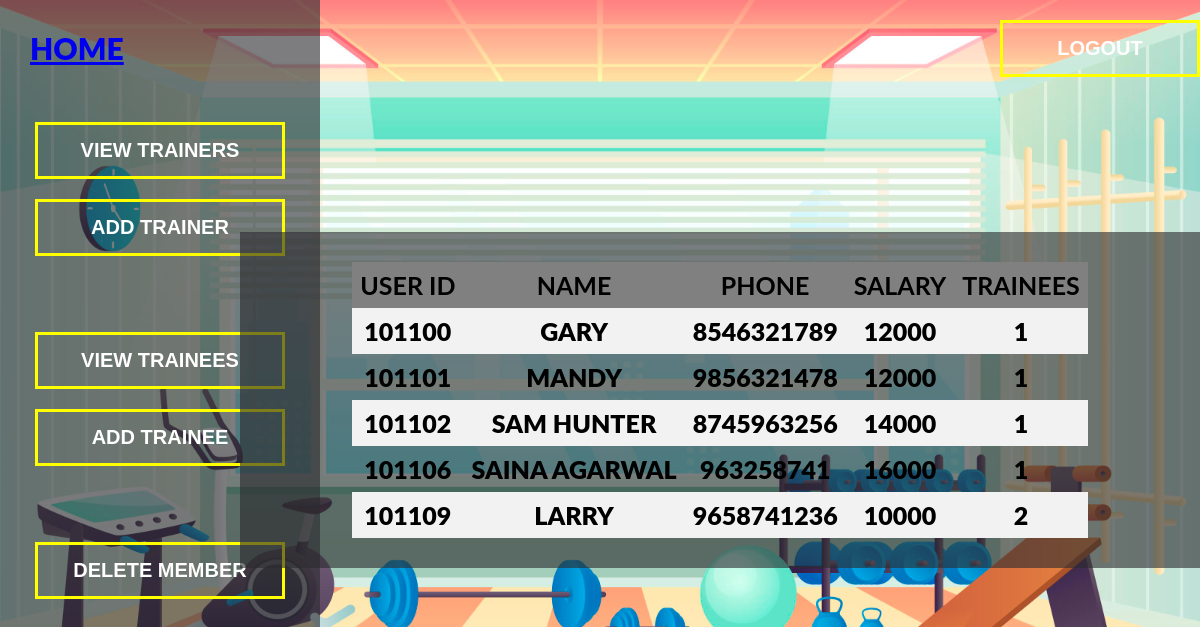
Screenshot of /all_trainer.php with the database file from the repository.
### tables this page shows
CREATE TABLE `trainer` (
  `userid` int(11) NOT NULL,
  `password` varchar(15) NOT NULL,
  `name` varchar(25) NOT NULL,
  `phone` bigint(20) NOT NULL,
  `salary` int(11) NOT NULL
);

### all_trainer.php (the view, shortened to what this page needs)
<?php
    include('admin.php');
    ?>
    <!DOCTYPE html>
    <html lang="en">
        <head>
            <link rel="stylesheet" href="stylesheet/trainer.css">
        </head>
        <body>
            <div class=view>
            <table>
        <tr>
        <th>User ID</th>
        <th>Name</th>
        <th>Phone</th>
        <th>Salary</th>
        <th>Trainees</th>
        </tr>
            <?php
            $sql = " SELECT T.userid , T.name , T.phone , T.salary ,count(M.userid) as trainee FROM trainer T , trainee M where T.userid=M.trained_by group by trained_by;";
            $result = mysqli_query($db,$sql) ;
    while($row= mysqli_fetch_assoc($result)){
        echo "<tr>";
      echo "<td>" . $row['userid'] . "</td>";
      echo "<td>" . $row['name'] . "</td>";
      echo "<td>" . $row['phone'] . "</td>";
      echo "<td>" . $row['salary'] . "</td>";
      echo "<td>" . $row['trainee'] . "</td>";
      echo "</tr>";
      }
    echo "</table>";
     ?>
    </div>
    </body>
    </html>

### stylesheet/admin.css (style rules this page uses)
body { margin: 0; padding: 0; font-family: "Lato", sans-serif; background: url(images/admin.jpg); background-size: cover; font-size: 30px; text-transform: uppercase; }
.view { padding: 30px; position: absolute; top: 50%; left: 60%; transform: translate(-50%,-50%); background: #2c2b2e9c; text-align: center; color: white; display: grid; justify-content: center; }
table { border-collapse: collapse; width: 100%; color: black; font-size: 25px; }
th, td { text-align: center; padding: 8px; }
th { background-color: grey; }
tr:nth-child(even) { background-color: #f2f2f2; }
::placeholder { color: white; opacity: 1; }

### stylesheet/trainer.css (style rules this page uses)
body { margin: 0; padding: 0; font-family: "Lato", sans-serif; background: url(images/trainer.jpg); background-size: cover; font-size: 30px; text-transform: uppercase; font-weight: 900; }
.view { width: 900px; padding: 30px; position: absolute; top: 50%; left: 60%; transform: translate(-50%,-50%); background: #2c2b2e9c; text-align: center; color: white; display: grid; justify-content: center; }
table { border-collapse: collapse; width: 100%; color: black; font-size: 25px; }
th, td { text-align: center; padding: 8px; }
th { background-color: grey; }
tr:nth-child(even) { background-color: #f2f2f2; }
::placeholder { color: white; opacity: 1; }

### rows the page displays
trainer: userid "101100", name "GARY", phone "8546321789", salary "12000", trainee "1"
trainer: userid "101101", name "MANDY", phone "9856321478", salary "12000", trainee "1"
trainer: userid "101102", name "SAM HUNTER", phone "8745963256", salary "14000", trainee "1"
trainer: userid "101106", name "SAINA AGARWAL", phone "963258741", salary "16000", trainee "1"
trainer: userid "101109", name "LARRY", phone "9658741236", salary "10000", trainee "2"
